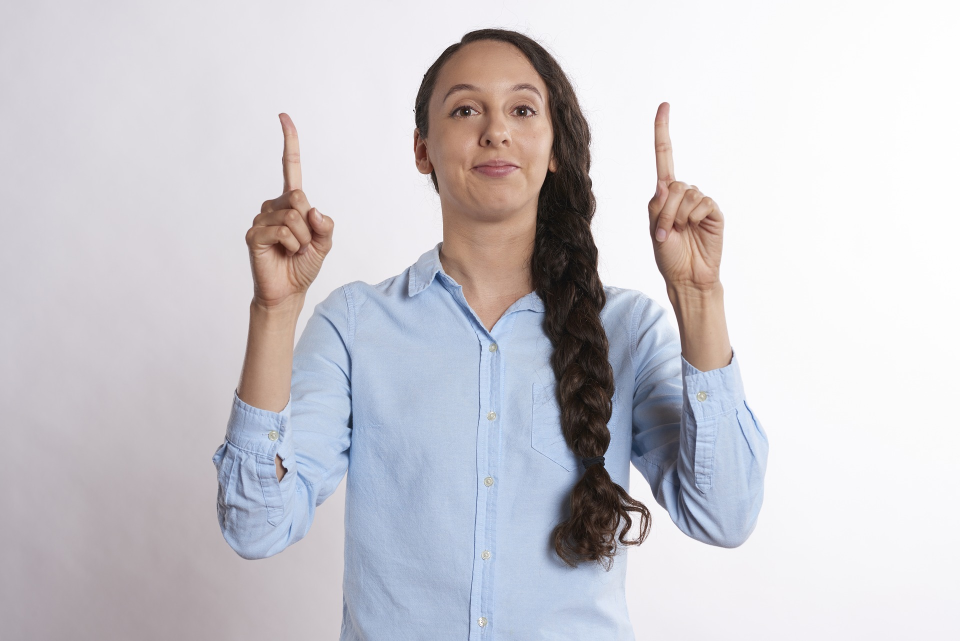
#> input picture media/img/person_pointing.jpg, 1920 x 1281 px (shown at 1/2 size); its folder holds only this picture in this run
$ python -i kivy_fd_keypress_test.py   (imports and definitions only)   (older library calls are emulated)
#> lines starting #> are read from the running program, lines starting #| are printed output that depends on the picture
#> further down, picture is the input picture: shape (1281, 1920, 3); mean B, G, R 206.9, 201.4, 203.6
# coding:utf-8
from kivy.app import App
from kivy.clock import Clock
from kivy.uix.image import Image
from kivy.graphics.texture import Texture
from kivy.core.window import Window

import cv2
import numpy as np

traverse_point = []
total_rectangle = 9

hand_rect_one_x = None
hand_rect_one_y = None
hand_rect_two_x = None
hand_rect_two_y = None


# [4 lines left out: function rescale_frame, not called in this run]


def contours(hist_mask_image):
    gray_hist_mask_image = cv2.cvtColor(hist_mask_image, cv2.COLOR_BGR2GRAY)
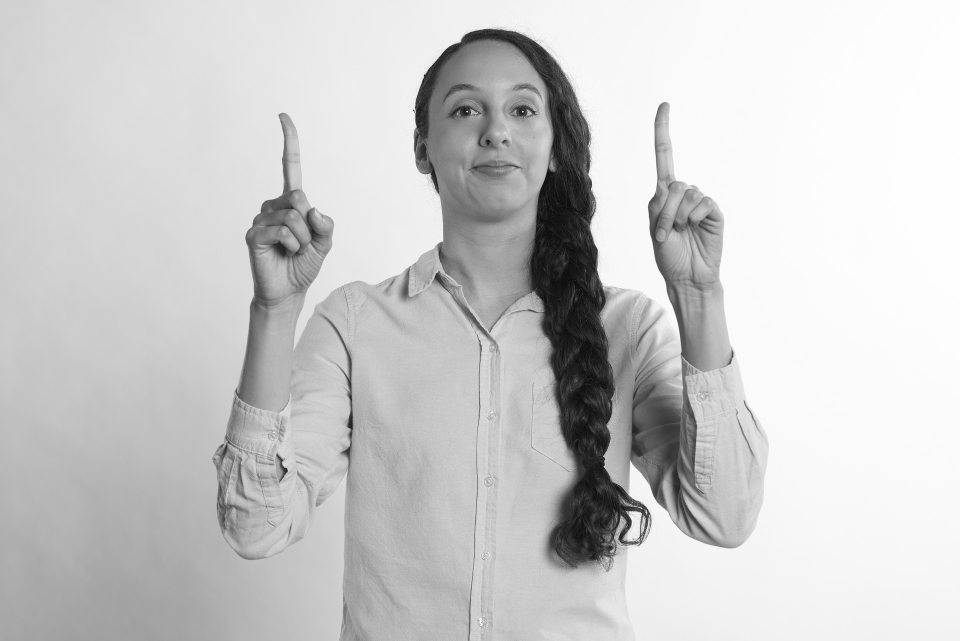
#> gray_hist_mask_image: shape (1281, 1920) (shown at 1/2 size); min 1, max 255, mean 202.6
    ret, thresh = cv2.threshold(gray_hist_mask_image, 0, 255, 0)
#> thresh: shape (1281, 1920); every value is 255
    cont, hierarchy = cv2.findContours(
        thresh, cv2.RETR_TREE, cv2.CHAIN_APPROX_SIMPLE)
#> cont = [[[0, 0], [0, 1280], [1919, 1280], [1919, 0]]]
    return cont


# [152 lines left out: functions draw_rect, hand_histogram, hist_masking_improved, hist_masking, centroid, farthest_point and 2 more, not called in this run]


class KivyCamera(Image):
    # [9 lines left out: function __init__, not called in this run]

    def key_action(self, *args):
        if args[3] == 'z':
            self.z_pressed = True

    # [24 lines left out: function update, not called in this run]


class CamApp(App):
    # [5 lines left out: function build, not called in this run]

    def on_stop(self):
        # without this, app will not exit even if the window is closed
        self.capture.release()


# [2 lines not run here, left out]

>>> import cv2
>>> picture = cv2.imread('../media/img/person_pointing.jpg')
>>> result = contours(picture)
#> result = [[[0, 0], [0, 1280], [1919, 1280], [1919, 0]]]
